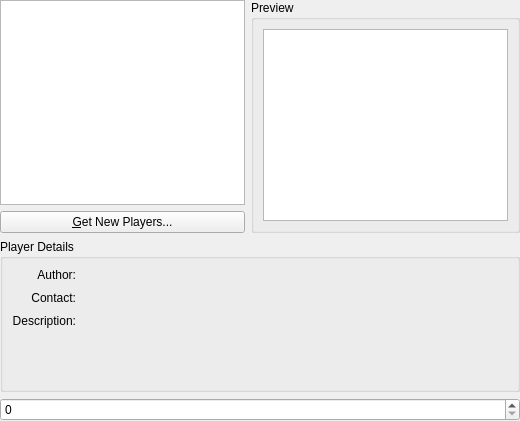
<?xml version="1.0" encoding="UTF-8"?>
<ui version="4.0">
 <class>PlayerSelectorBase</class>
 <widget class="QWidget" name="PlayerSelectorBase">
  <property name="geometry">
   <rect>
    <x>0</x>
    <y>0</y>
    <width>520</width>
    <height>421</height>
   </rect>
  </property>
  <layout class="QVBoxLayout" name="verticalLayout">
   <property name="margin">
    <number>0</number>
   </property>
   <item>
    <layout class="QHBoxLayout">
     <item>
      <layout class="QVBoxLayout">
       <item>
        <widget class="KListWidget" name="playerList"/>
       </item>
       <item>
        <widget class="QPushButton" name="getNewButton">
         <property name="text">
          <string>&amp;Get New Players...</string>
         </property>
        </widget>
       </item>
      </layout>
     </item>
     <item>
      <widget class="QGroupBox" name="groupBox_2">
       <property name="sizePolicy">
        <sizepolicy hsizetype="Expanding" vsizetype="Preferred">
         <horstretch>0</horstretch>
         <verstretch>0</verstretch>
        </sizepolicy>
       </property>
       <property name="title">
        <string>Preview</string>
       </property>
       <layout class="QVBoxLayout">
        <property name="spacing">
         <number>6</number>
        </property>
        <property name="margin">
         <number>9</number>
        </property>
        <item>
         <widget class="QGraphicsView" name="playerPreview"/>
        </item>
       </layout>
      </widget>
     </item>
    </layout>
   </item>
   <item>
    <widget class="QGroupBox" name="groupBox">
     <property name="sizePolicy">
      <sizepolicy hsizetype="Expanding" vsizetype="Expanding">
       <horstretch>0</horstretch>
       <verstretch>0</verstretch>
      </sizepolicy>
     </property>
     <property name="title">
      <string>Player Details</string>
     </property>
     <layout class="QGridLayout" name="gridLayout">
      <property name="spacing">
       <number>9</number>
      </property>
      <item row="0" column="1">
       <widget class="QLabel" name="playerAuthor">
        <property name="sizePolicy">
         <sizepolicy hsizetype="Expanding" vsizetype="Minimum">
          <horstretch>0</horstretch>
          <verstretch>0</verstretch>
         </sizepolicy>
        </property>
        <property name="text">
         <string/>
        </property>
        <property name="alignment">
         <set>Qt::AlignLeading|Qt::AlignLeft|Qt::AlignTop</set>
        </property>
        <property name="wordWrap">
         <bool>true</bool>
        </property>
        <property name="openExternalLinks">
         <bool>false</bool>
        </property>
        <property name="textInteractionFlags">
         <set>Qt::LinksAccessibleByMouse</set>
        </property>
       </widget>
      </item>
      <item row="1" column="0">
       <widget class="QLabel" name="labelContact">
        <property name="text">
         <string>Contact:</string>
        </property>
        <property name="alignment">
         <set>Qt::AlignRight|Qt::AlignTop|Qt::AlignTrailing</set>
        </property>
       </widget>
      </item>
      <item row="1" column="1">
       <widget class="QLabel" name="playerContact">
        <property name="sizePolicy">
         <sizepolicy hsizetype="Expanding" vsizetype="Minimum">
          <horstretch>0</horstretch>
          <verstretch>0</verstretch>
         </sizepolicy>
        </property>
        <property name="text">
         <string/>
        </property>
        <property name="alignment">
         <set>Qt::AlignLeading|Qt::AlignLeft|Qt::AlignTop</set>
        </property>
        <property name="wordWrap">
         <bool>true</bool>
        </property>
        <property name="openExternalLinks">
         <bool>true</bool>
        </property>
        <property name="textInteractionFlags">
         <set>Qt::LinksAccessibleByMouse</set>
        </property>
       </widget>
      </item>
      <item row="2" column="0">
       <widget class="QLabel" name="labelDescription">
        <property name="text">
         <string>Description:</string>
        </property>
        <property name="alignment">
         <set>Qt::AlignRight|Qt::AlignTop|Qt::AlignTrailing</set>
        </property>
       </widget>
      </item>
      <item row="2" column="1">
       <widget class="QLabel" name="playerDescription">
        <property name="sizePolicy">
         <sizepolicy hsizetype="Expanding" vsizetype="Minimum">
          <horstretch>0</horstretch>
          <verstretch>0</verstretch>
         </sizepolicy>
        </property>
        <property name="text">
         <string/>
        </property>
        <property name="alignment">
         <set>Qt::AlignLeading|Qt::AlignLeft|Qt::AlignTop</set>
        </property>
        <property name="wordWrap">
         <bool>true</bool>
        </property>
        <property name="openExternalLinks">
         <bool>false</bool>
        </property>
        <property name="textInteractionFlags">
         <set>Qt::LinksAccessibleByMouse</set>
        </property>
       </widget>
      </item>
      <item row="0" column="0">
       <widget class="QLabel" name="labelAuthor">
        <property name="text">
         <string>Author:</string>
        </property>
        <property name="alignment">
         <set>Qt::AlignRight|Qt::AlignTop|Qt::AlignTrailing</set>
        </property>
       </widget>
      </item>
      <item row="3" column="0" colspan="2">
       <spacer name="verticalSpacer_2">
        <property name="orientation">
         <enum>Qt::Vertical</enum>
        </property>
        <property name="sizeHint" stdset="0">
         <size>
          <width>20</width>
          <height>40</height>
         </size>
        </property>
       </spacer>
      </item>
     </layout>
    </widget>
   </item>
   <item>
    <widget class="QSpinBox" name="kcfg_Dummy"/>
   </item>
  </layout>
 </widget>
 <customwidgets>
  <customwidget>
   <class>KListWidget</class>
   <extends>QListWidget</extends>
   <header>klistwidget.h</header>
  </customwidget>
 </customwidgets>
 <resources/>
 <connections/>
</ui>
